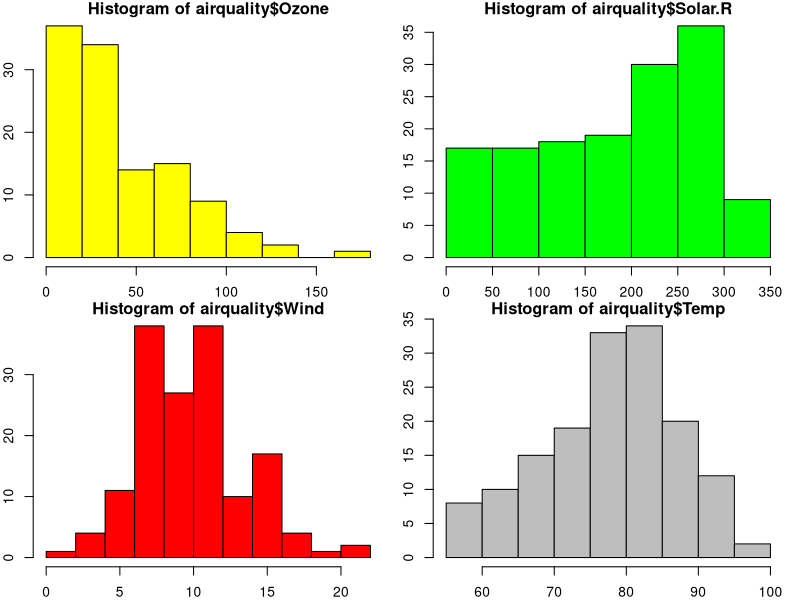
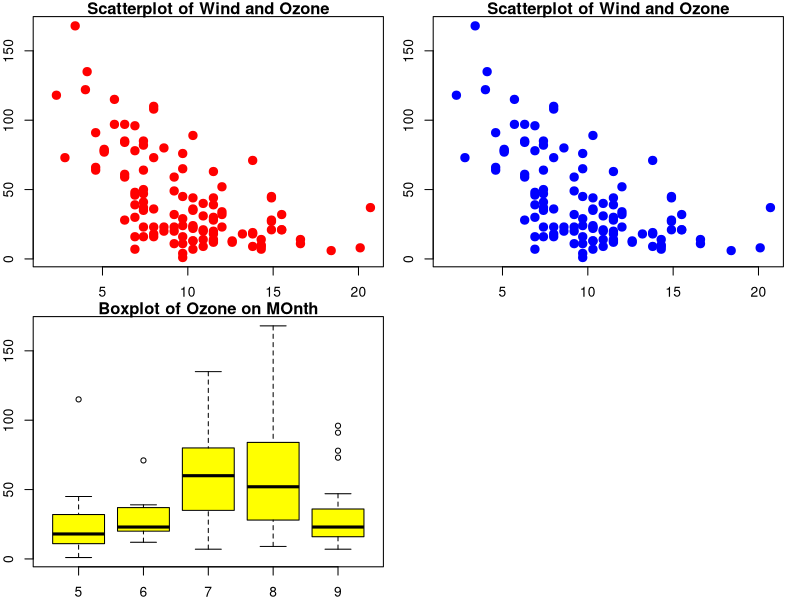
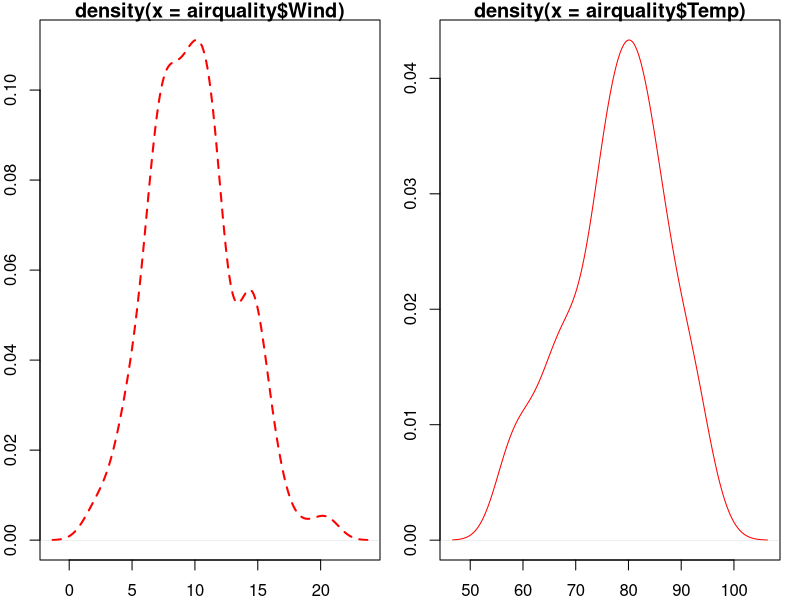
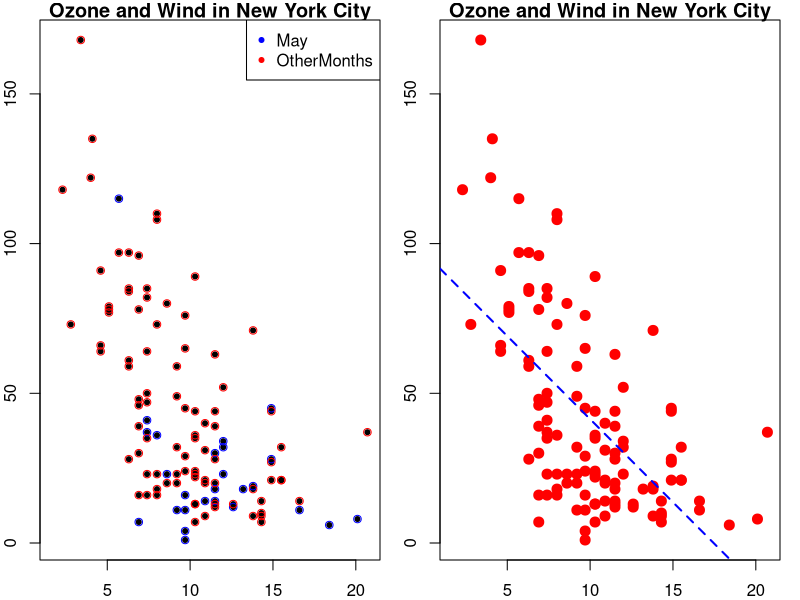
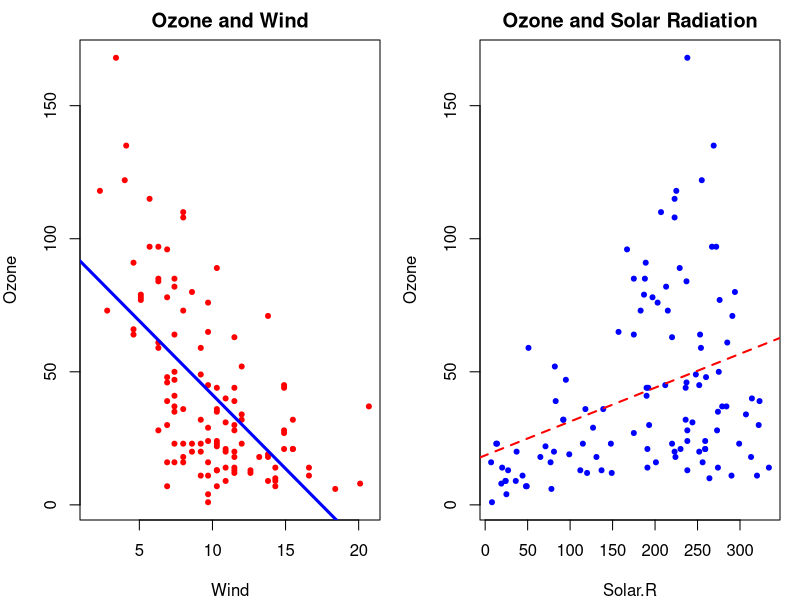
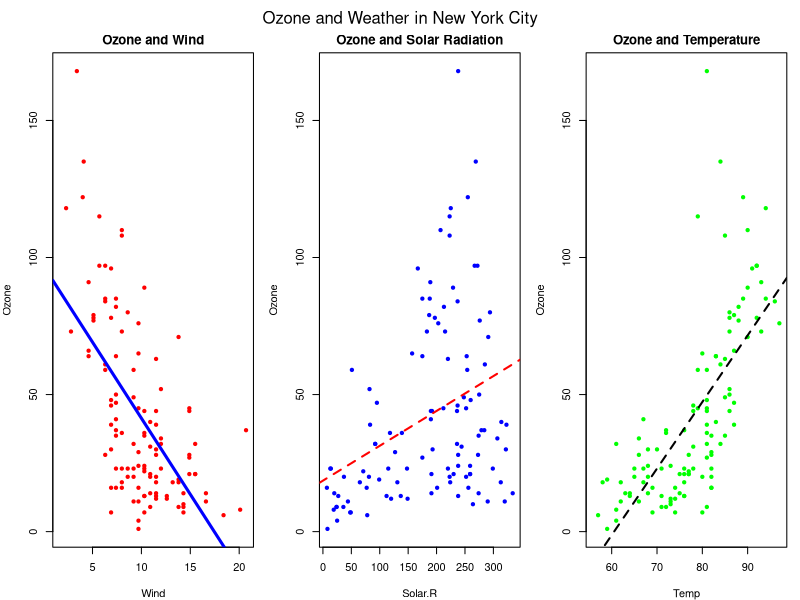
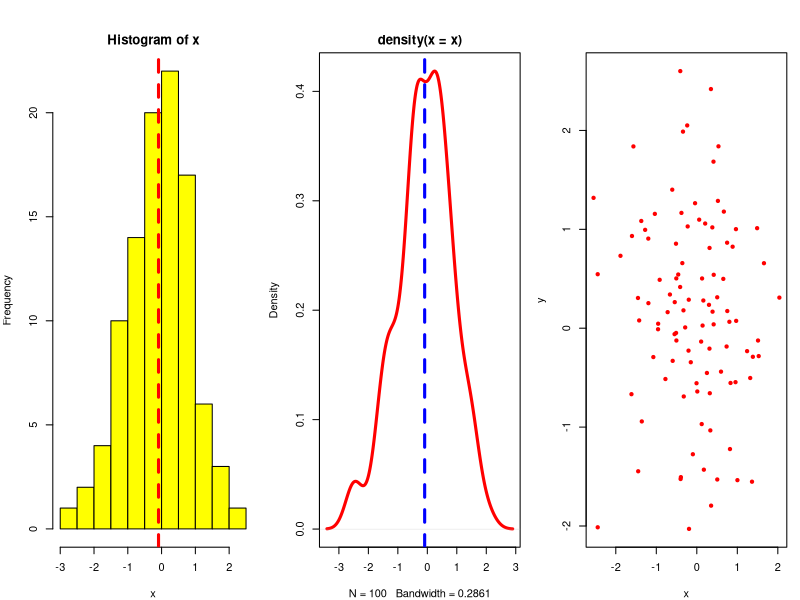
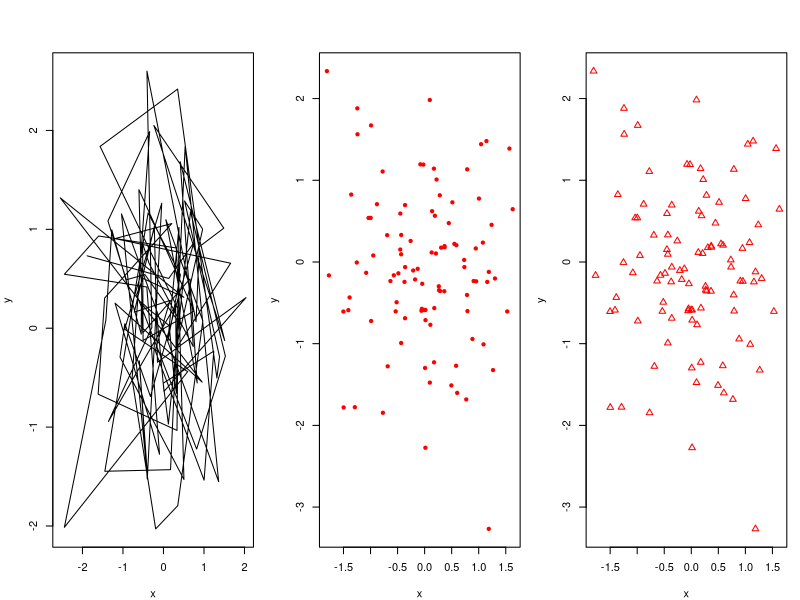

Write R code to recreate these figures, in order.
## ---- chunk 1
library(datasets)
data(airquality)
dim(airquality)
str(airquality)
summary(airquality)
table(airquality$Month)
table(airquality$Day)
#Plot histogram
par(mfrow=c(2,2),mar=c(2,2,1,1))
hist(airquality$Ozone,col="yellow")
hist(airquality$Solar.R,col="green")
hist(airquality$Wind,col="red")
hist(airquality$Temp,col="grey")

## ---- chunk 2
library(datasets)
data(airquality)
with(airquality,plot(Wind,Ozone,xlab="Wind",ylab="Ozone",col="red",main="Scatterplot of Wind and Ozone",cex=2,pch=20))
#Alternative approach
plot(airquality$Wind,airquality$Ozone,data=airquality,cex=2,pch=20,col="blue",
     main="Scatterplot of Wind and Ozone")

## ---- chunk 3
library(datasets)
data(airquality)
airquality$Month<-as.factor(airquality$Month)
boxplot(Ozone~Month,data=airquality,xlab="Month",ylab="Ozone",main="Boxplot of Ozone on MOnth",col="yellow")

## ---- chunk 4
library(datasets)
data(airquality)
#Plot densities
par(mfrow=c(1,2),mar=c(2,2,1,1))
plot(density(airquality$Wind),col="red",lwd=2,lty=2)
plot(density(airquality$Temp),col="red",lwd=1,lty=1)

## ---- chunk 5
library(datasets)
data(airquality)
with(airquality,plot(Wind,Ozone,main="Ozone and Wind in New York City",cex=1,pch=20))
with(subset(airquality,airquality$Month==5),points(Wind,Ozone,col="blue"))
with(subset(airquality,airquality$Month!=5),points(Wind,Ozone,col="red"))
legend("topright",pch=20,col=c("blue","red"),legend=c("May","OtherMonths"))

## ---- chunk 6
library(datasets)
data(airquality)
with(airquality,plot(Wind,Ozone,main="Ozone and Wind in New York City",pch=20,cex=2,col="red"))
fit<-lm(Ozone~Wind,data=airquality)
abline(fit,lwd=2,lty=2,col="blue")

## ---- chunk 7
library(datasets)
data(airquality)
par(mfrow=c(1,2),mar=c(4,4,2,1))
with(airquality,{
  plot(Wind,Ozone,main="Ozone and Wind",cex=1,pch=20,col="red")
  fit1<-lm(Ozone~Wind,data=airquality)
  abline(fit1,lwd=3,lty=1,col="blue")
  plot(Solar.R,Ozone,main="Ozone and Solar Radiation",cex=1,pch=20,col="blue")
  fit2<-lm(Ozone~Solar.R,data=airquality)
  abline(fit2,lwd=2,lty=2,col="red")
})

#Another Example
par(mfrow=c(1,3),mar=c(4,4,2,1),oma=c(0,0,2,0))
with(airquality,{
  plot(Wind,Ozone,main="Ozone and Wind",cex=1,pch=20,col="red")
  fit1<-lm(Ozone~Wind,data=airquality)
  abline(fit1,lwd=3,lty=1,col="blue")
  plot(Solar.R,Ozone,main="Ozone and Solar Radiation",cex=1,pch=20,col="blue")
  fit2<-lm(Ozone~Solar.R,data=airquality)
  abline(fit2,lwd=2,lty=2,col="red")
  plot(Temp,Ozone,main="Ozone and Temperature",cex=1,pch=20,col="green")
  fit3<-lm(Ozone~Temp,data=airquality)
  abline(fit3,lwd=2,lty=2,col="black")
  mtext("Ozone and Weather in New York City",outer=TRUE)
})

## ---- chunk 8
library(datasets)
data(airquality)
fit1<-lm(Ozone~Wind,data=airquality)
summary(fit1)$coef
fit2<-lm(Ozone~Solar.R,data=airquality)
summary(fit2)$coef
fit3<-lm(Ozone~Temp,data=airquality)
summary(fit3)$coef

## ---- chunk 9
library(datasets)
data(airquality)
fit1<-lm(Ozone~Wind,data=airquality)
anova(fit1)
fit2<-lm(Ozone~Solar.R,data=airquality)
anova(fit2)
fit3<-lm(Ozone~Temp,data=airquality)
anova(fit3)

## ---- chunk 10
x <-rnorm(100)
y <-rnorm(100)
hist(x,col="yellow")
abline(v=mean(x),lwd=3,lty=2,col="red")
plot(density(x),lwd=3,lty=1,col="red")
abline(v=mean(x),lwd=3,lty=2,col="blue")
plot(x,y,cex=1,pch=20,col="red")
plot(x,y,type="l")

## ---- chunk 11
x <-rnorm(100)
y <-rnorm(100)
plot(x,y,cex=1,pch=20,col="red")
#Plot symbol is a triangle(pch=2)
plot(x,y,cex=1,pch=2,col="red")
#Plot symbol is a plus(pch=3)
plot(x,y,cex=1,pch=3,col="red")
#Plot symbol is a multiplication sign(pch=4)
plot(x,y,cex=1,pch=4,col="red")

## ---- chunk 12
x <-rnorm(100)
y <-rnorm(100)
plot(x,y,cex=1,pch=20,col="blue")
#Fit a regression line
fit <-lm(y~x)
abline(fit,lwd=2,lty=2,col="red")
#Add a title
title("Scatterplot")
#Add a text
text(-2,-2,"Label")
#Add a legend
legend("topright",legend="Data",pch=20)

